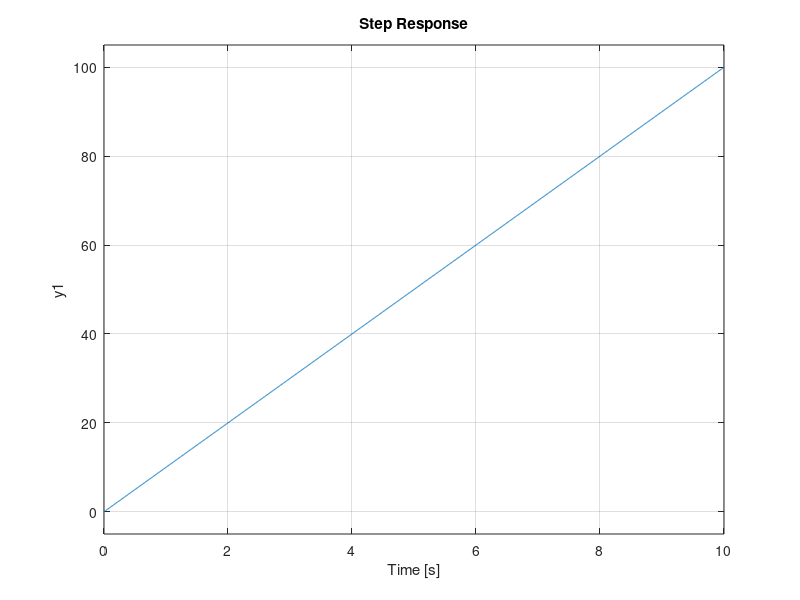

This chart was generated by the following MATLAB code: (Note: this script raises an error after producing the figure.)
% J.Williams
% University of Wisconsin-Madison
% EPD629: Powertrain Systems and Controls
% Assignement 03
% 2022-02-12 (updated 2022-03-05 after noticing missing information)
  
% Part 4 is 'final product' of the assingment, may want to skip to part 4
  
%%%%%%%%%%%%%%%%%%%%%%%%%%%%%%%%%%%%%%%%%%%%%%%%%%%%%%%%%%%%%%%%%%%%%%%%%%%
% Parts 1-2 of the assignment were turned in via .pdf

%%%%%%%%%%%%%%%%%%%%%%%%%%%%%%%%%%%%%%%%%%%%%%%%%%%%%%%%%%%%%%%%%%%%%%%%%%%
% Part 3: Flywheel without damping

% Recall that
% Torque = (Moment of Inertia)*(angular acceleration)
% T(t) = J*d/dt[omega]
% T(t) = J*alpha(t)

format compact
clear;clc;
close all

J = 10; % Moment of inertia
Trq = 100; % Torque

%%% Initial speed is zero

G = tf(1,[J, 0]) % Flywheel transfer function. [Control System Toolbox function]...
%% G(s) is the laplace transfer function
% G(s) = input/output = omega(s)/T(s) = 1/(J*s)
% In MATLAB, tf() is a tranfer function. tf(numerator/denominator)
% Here, the [J, 0] represents the denominator. The '0' is just a
% placeholder, the denominator is actually J s ... if damping was considered, 0
% should be replaced by the damping
% placeholder, it will
figure(1)
step(Trq*G) % [Control System Toolbox function] The step function is for a unit step, so need to multiply G by Trq


syms s % Defines 's' as a symbol for use with Symbolic Math. 

T = Trq/s % % Input function. Laplace transform for torque step (Function for input torque. Step function with magnitude of 'Trq') Recall 1/s represents a step function (u(t))
G = 1/(J*s) % % Transfer function. Flywheel symbolic transfer function

omega_s = T*G;
omega_t = ilaplace(omega_s) % Inverse laplace transform [Symbolic Math Toolbox function]

% Move on to another case...
%%% Initial speed is 50 rad/s

omega_0 = 50; % initial angular speed (rad/s)
omega_s = Trq/(J*s^2) + omega_0/s % Same as T*G + omega_0/s
omega_t = ilaplace(omega_s)

%%%%%%%%%%%%%%%%%%%%%%%%%%%%%%%%%%%%%%%%%%%%%%%%%%%%%%%%%%%%%%%%%%%%%%%%%%%
% Part 4: Flywheel with damping and initial conditions
close all; % Will ignore 
clear; clc;
fprintf('Previous part of assignment cleared... \n\n')

% Defined Inputs
J = 10; % Moment of inertia
Trq = 100; % Torque (N*m)
b = 1; % Damping
omega_0 = 50; % rad/s
fprintf("Inputs were:\n" + ...
    " J = %f\n" + ...
    " Trq = %f\n" + ...
    " b = %f\n" + ...
    " omega_0 = %f\n\n", ...
    J,Trq,b,omega_0)

% G = tf(1,[J, 0]) % Flywheel transfer function
% figure(1) % open a new figure window, figure 1
% step(Trq*G) % plots the step response, omega(t) 

syms s t % define symbolic variable

% Governing equation
% T - b*omega(t) = J * d/dt[omega(t)]
% Torque input - frictional losses (same as damping * shaft velocity) = moment of inertia * shaft acceleration

T_s = Trq/s % define T(s) function
fprintf('\n')
G_s = 1/(J*s+b)+(J*omega_0)/((J*s+b)*(T_s)) % define G(s) function - takes into account damping, and initial conditions
fprintf('\n')

omega_s = T_s*G_s % throttle shaft speed in terms of frequency
fprintf('\n')
omega_t = ilaplace(omega_s) % throttle shaft speed in terms of time
fplot(omega_t)

